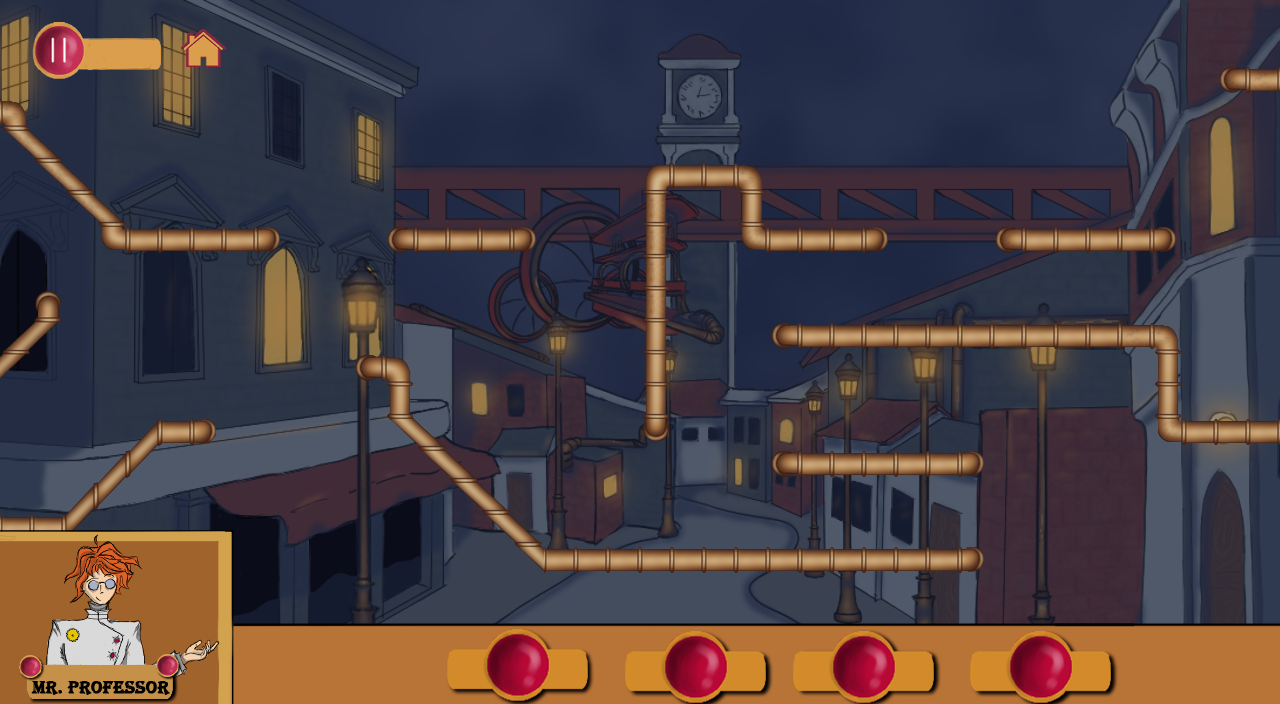

The image is a tile-based game level rendered from a .tmx file. Its description and complete source (layers, tilesets, objects, tile grids) follow:
An orthogonal 40x22 tile map with 32x32 px tiles, 1 tile layer (Tile Layer 1), 2 tilesets, 2 image layers and 27 objects (22x CollisionLine, Ball, HomeButton, FinishArea, Box, ...).

<map version="1.9" tiledversion="1.9.2" orientation="orthogonal" renderorder="right-down" width="40" height="22" tilewidth="32" tileheight="32" infinite="0" nextlayerid="8" nextobjectid="39">
 <tileset firstgid="1" name="checkers" tilewidth="32" tileheight="32" tilecount="4" columns="2">
  <image source="checkers.png" width="64" height="64" />
 </tileset>
 <tileset firstgid="5" name="5_Tilestest32_Final" tilewidth="32" tileheight="32" tilecount="42" columns="7">
  <image source="5_Tilestest32_Final.png" width="224" height="192" />
 </tileset>
 <imagelayer id="3" name="Background">
  <image source="2_background.png" width="1280" height="704" />
 </imagelayer>
 <layer id="1" name="Tile Layer 1" width="40" height="22">
  <data encoding="csv">
0,0,0,0,0,0,0,0,0,0,0,0,0,0,0,0,0,0,0,0,0,0,0,0,0,0,0,0,0,0,0,0,0,0,0,0,0,0,0,0,
0,0,0,0,0,0,0,0,0,0,0,0,0,0,0,0,0,0,0,0,0,0,0,0,0,0,0,0,0,0,0,0,0,0,0,0,0,0,0,0,
0,0,0,0,0,0,0,0,0,0,0,0,0,0,0,0,0,0,0,0,0,0,0,0,0,0,0,0,0,0,0,0,0,0,0,0,0,0,16,21,
8,0,0,0,0,0,0,0,0,0,0,0,0,0,0,0,0,0,0,0,0,0,0,0,0,0,0,0,0,0,0,0,0,0,0,0,0,0,0,0,
22,23,0,0,0,0,0,0,0,0,0,0,0,0,0,0,0,0,0,0,0,0,0,0,0,0,0,0,0,0,0,0,0,0,0,0,0,0,0,0,
0,22,23,0,0,0,0,0,0,0,0,0,0,0,0,0,0,0,0,0,33,42,42,8,0,0,0,0,0,0,0,0,0,0,0,0,0,0,0,0,
0,0,22,23,0,0,0,0,0,0,0,0,0,0,0,0,0,0,0,0,15,0,0,36,0,0,0,0,0,0,0,0,0,0,0,0,0,0,0,0,
0,0,0,45,42,42,42,42,30,0,0,0,37,42,42,42,30,0,0,0,15,0,0,24,42,42,42,30,0,0,0,16,42,42,42,42,30,0,0,0,
0,0,0,0,0,0,0,0,0,0,0,0,0,0,0,0,0,0,0,0,15,0,0,0,0,0,0,0,0,0,0,0,0,0,0,0,0,0,0,0,
31,32,0,0,0,0,0,0,0,0,0,0,0,0,0,0,0,0,0,0,15,0,0,0,0,0,0,0,0,0,0,0,0,0,0,0,0,0,0,0,
38,39,0,0,0,0,0,0,0,0,0,0,0,0,0,0,0,0,0,0,36,0,0,0,37,42,42,42,42,42,42,42,42,42,42,21,8,0,0,0,
39,0,0,0,0,0,0,0,0,0,0,37,29,0,0,0,0,0,0,0,36,0,0,0,0,0,0,0,0,0,0,0,0,0,0,0,36,0,0,0,
0,0,0,0,0,0,0,0,0,0,0,0,36,0,0,0,0,0,0,0,36,0,0,0,0,0,0,0,0,0,0,0,0,0,0,0,36,0,0,0,
0,0,0,0,28,42,30,0,0,0,0,0,43,44,0,0,0,0,0,0,40,0,0,0,0,0,0,0,0,0,0,0,0,0,0,0,24,42,42,42,
0,0,0,28,35,0,0,0,0,0,0,0,0,43,44,0,0,0,0,0,0,0,0,0,37,42,42,42,42,42,30,0,0,0,0,0,0,0,0,0,
0,0,28,35,0,0,0,0,0,0,0,0,0,0,43,44,0,0,0,0,0,0,0,0,0,0,0,0,0,0,0,0,0,0,0,0,0,0,0,0,
42,42,35,0,0,0,0,0,0,0,0,0,0,0,0,43,44,0,0,0,0,0,0,0,0,0,0,0,0,0,0,0,0,0,0,0,0,0,0,0,
0,0,0,0,0,0,0,0,0,0,0,0,0,0,0,0,43,42,42,42,42,42,42,42,42,42,42,42,42,42,30,0,0,0,0,0,0,0,0,0,
0,0,0,0,0,0,0,0,0,0,0,0,0,0,0,0,0,0,0,0,0,0,0,0,0,0,0,0,0,0,0,0,0,0,0,0,0,0,0,0,
0,0,0,0,0,0,0,0,0,0,0,0,0,0,0,0,0,0,0,0,0,0,0,0,0,0,0,0,0,0,0,0,0,0,0,0,0,0,0,0,
0,0,0,0,0,0,0,0,0,0,0,0,0,0,0,0,0,0,0,0,0,0,0,0,0,0,0,0,0,0,0,0,0,0,0,0,0,0,0,0,
0,0,0,0,0,0,0,0,0,0,0,0,0,0,0,0,0,0,0,0,0,0,0,0,0,0,0,0,0,0,0,0,0,0,0,0,0,0,0,0
</data>
 </layer>
 <imagelayer id="7" name="UI_Overlay">
  <image source="4_UI_Empty.png" width="1280" height="704" />
 </imagelayer>
 <objectgroup id="2" name="Collisions">
  <object id="3" name="gear" class="Ball" x="161.28" y="106.403" width="32" height="32">
   <ellipse />
  </object>
  <object id="3" name="hitbox" class="CollisionLine" x="29.7448" y="128.963" width="140" height="18.4088" rotation="45" />
  <object id="4" name="hitbox" class="CollisionLine" x="129.771" y="228.464" width="148.665" height="21.9915" rotation="0.0666" />
  <object id="9" name="hitbox" class="CollisionLine" x="386.334" y="229.671" width="148.665" height="21.9915" rotation="0.0666" />
  <object id="10" name="hitbox" class="CollisionLine" x="740.668" y="227.004" width="148.665" height="21.9915" rotation="0.0666" />
  <object id="11" name="hitbox" class="CollisionLine" x="997.334" y="227.338" width="181.67" height="21.9915" rotation="0.0666" />
  <object id="12" name="hitbox" class="CollisionLine" x="1221.67" y="69.1096" width="57.9968" height="21.9915" rotation="0.0666" />
  <object id="13" name="hitbox" class="CollisionLine" x="775.001" y="325.004" width="404.304" height="21.9915" rotation="0.0666" />
  <object id="14" name="hitbox" class="CollisionLine" x="1157.67" y="419.7" width="123.33" height="21.9915" rotation="0.0666" />
  <object id="15" name="hitbox" class="CollisionLine" x="1156.34" y="348.034" width="23.3472" height="69.036" rotation="0.0666" />
  <object id="16" name="hitbox" class="CollisionLine" x="775.667" y="452.338" width="206.665" height="21.9915" rotation="0.0666" />
  <object id="17" name="hitbox" class="CollisionLine" x="544.332" y="547.332" width="440" height="21.9915" rotation="0.0666" />
  <object id="18" name="hitbox" class="CollisionLine" x="646.998" y="165.71" width="114.667" height="21.9915" rotation="0.0666" />
  <object id="19" name="hitbox" class="CollisionLine" x="739.486" y="188.878" width="23.7575" height="36.5376" rotation="0.0666" />
  <object id="21" name="hitbox" class="CollisionLine" x="643.455" y="189.065" width="23.7575" height="249.205" rotation="0.0666" />
  <object id="23" name="hitbox" class="CollisionLine" x="0.334167" y="517.671" width="65.3325" height="21.9915" rotation="0.0666" />
  <object id="24" name="hitbox" class="CollisionLine" x="36.4287" y="291.909" width="25.6418" height="28.9006" rotation="0.0666" />
  <object id="25" name="hitbox" class="CollisionLine" x="62.1551" y="519.68" width="136.918" height="14.5619" rotation="315" />
  <object id="26" name="hitbox" class="CollisionLine" x="-12.409" y="368.885" width="88.6097" height="15.8656" rotation="315" />
  <object id="27" name="hitbox" class="CollisionLine" x="158" y="419.671" width="56.6666" height="21.9915" rotation="0.0666" />
  <object id="28" name="hitbox" class="CollisionLine" x="401.667" y="404.462" width="206.939" height="18.4088" rotation="45" />
  <object id="29" name="hitbox" class="CollisionLine" x="388.371" y="379.731" width="23.7575" height="36.5376" rotation="0.0666" />
  <object id="30" name="hitbox" class="CollisionLine" x="357.867" y="355.723" width="53.7581" height="25.2838" rotation="0.0666" />
  <object id="38" name="Home" class="HomeButton" x="181" y="24" width="41" height="49" />
 </objectgroup>
 <objectgroup id="5" name="Finish">
  <object id="31" name="Finish" class="FinishArea" x="1012.67" y="464" width="160" height="160" />
 </objectgroup>
 <objectgroup id="6" name="Items">
  <object id="33" name="Box" class="Box" x="502" y="649" width="32" height="32" />
  <object id="35" name="Driehoek" class="Driehoek" x="681" y="651" width="32" height="32" />
 </objectgroup>
</map>
